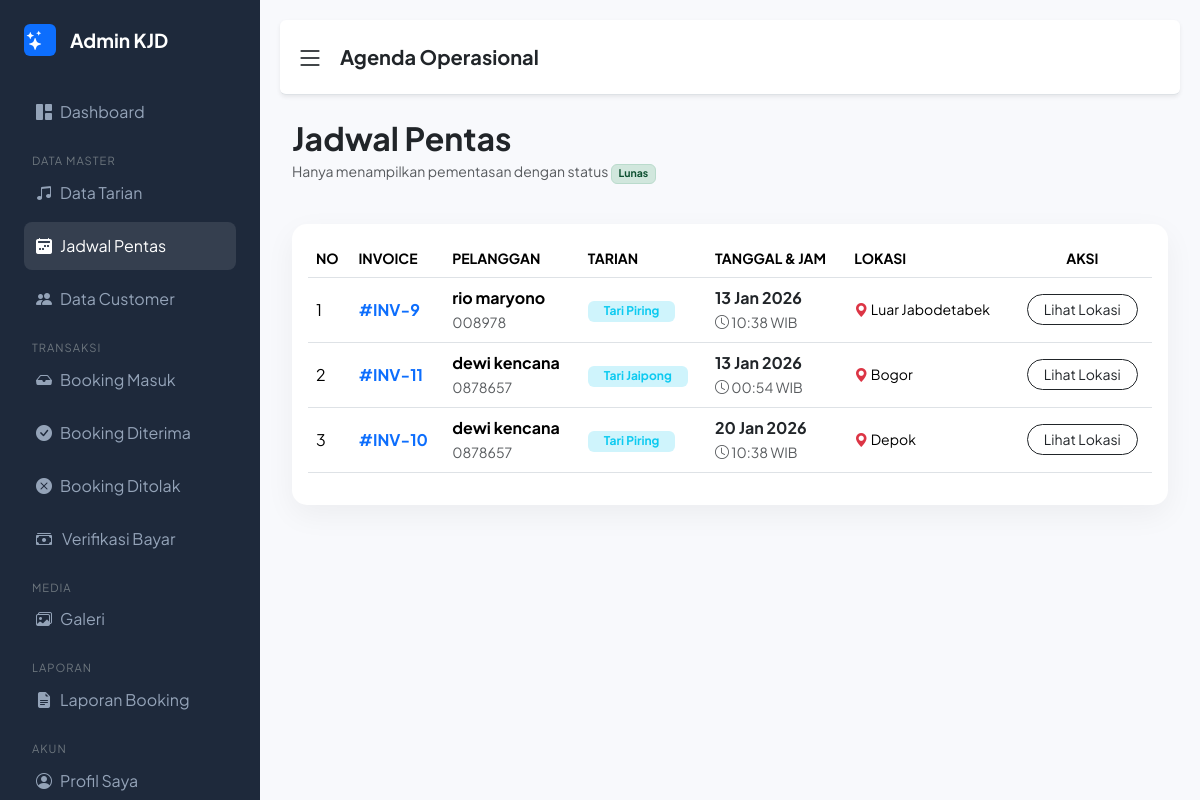
Screenshot of /admin/jadwal.php (signed in) with the database file from the repository.
### tables this page shows
CREATE TABLE `bookings` (
  `id` int NOT NULL,
  `user_id` int NOT NULL,
  `kategori_alamat` text,
  `kategori_daerah` varchar(100) DEFAULT NULL,
  `id_tarian` int NOT NULL,
  `jenis_acara` varchar(50) DEFAULT NULL,
  `tanggal_booking` date NOT NULL,
  `jam_mulai` time NOT NULL,
  `total_harga` int DEFAULT NULL,
  `durasi_jam` int DEFAULT '1',
  `jumlah_penari` int DEFAULT '1',
  `status` enum('pending','diterima','ditolak') DEFAULT 'pending',
  `catatan` text,
  `alasan_tolak` text,
  `created_at` timestamp NULL DEFAULT CURRENT_TIMESTAMP,
  `bukti_pembayaran` varchar(255) DEFAULT NULL,
  `status_bayar` enum('belum','menunggu verifikasi','lunas') DEFAULT 'belum'
);

CREATE TABLE `users` (
  `id` int NOT NULL,
  `nama_lengkap` varchar(100) DEFAULT NULL,
  `username` varchar(50) DEFAULT NULL,
  `password` varchar(255) NOT NULL,
  `no_telp` varchar(20) DEFAULT NULL,
  `level` enum('admin','customer') DEFAULT 'customer',
  `created_at` timestamp NULL DEFAULT CURRENT_TIMESTAMP
);

CREATE TABLE `tarian` (
  `id` int NOT NULL,
  `nama_tarian` varchar(100) NOT NULL,
  `asal_daerah` varchar(100) DEFAULT NULL,
  `harga_dasar` int DEFAULT NULL,
  `alamat` varchar(255) DEFAULT NULL,
  `deskripsi` text,
  `gambar` varchar(255) DEFAULT NULL,
  `minimal_penari` int DEFAULT '1'
);

### admin/jadwal.php (the view, shortened to what this page needs)
<?php
include "../config/koneksi.php";
$where_clause = "WHERE bookings.status = 'diterima' AND bookings.status_bayar = 'lunas'";
?>
<!DOCTYPE html>
<html lang="id">
<head>
    <link href="https://cdn.jsdelivr.net/npm/bootstrap@5.3.2/dist/css/bootstrap.min.css" rel="stylesheet">
    <link href="https://cdn.jsdelivr.net/npm/bootstrap-icons/font/bootstrap-icons.css" rel="stylesheet">
</head>
<body>
    <?php include "../partials/sidebar.php"; ?>
    <div class="main-content">
        <header class="bg-white p-3 border-bottom d-flex align-items-center mb-4 rounded shadow-sm">
            <i class="bi bi-list fs-3 me-3" style="cursor:pointer;" onclick="toggleSidebar()"></i>
            <h5 class="fw-bold mb-0">Agenda Operasional</h5>
        </header>
        <div class="container-fluid">
            <div class="d-flex justify-content-between align-items-center mb-4">
                <div>
                    <h2 class="fw-bold mb-1 text-dark">Jadwal Pentas</h2>
                    <p class="text-muted small">Hanya menampilkan pementasan dengan status <span class="badge badge-lunas">Lunas</span></p>
                </div>
            </div>
            <div class="card card-jadwal p-3">
                <div class="table-responsive">
                    <table class="table table-hover align-middle">
                        <thead class="bg-light">
                            <tr class="text-muted small">
                                <th>NO</th>
                                <th>INVOICE</th>
                                <th>PELANGGAN</th>
                                <th>TARIAN</th>
                                <th>TANGGAL & JAM</th>
                                <th>LOKASI</th>
                                <th class="text-center">AKSI</th>
                            </tr>
                        </thead>
                        <tbody>
                            <?php
                            $no = 1;
                            $sql = "SELECT bookings.*, users.nama_lengkap, users.no_telp, tarian.nama_tarian
                                    FROM bookings
                                    JOIN users ON bookings.user_id = users.id
                                    JOIN tarian ON bookings.id_tarian = tarian.id
                                    $where_clause
                                    ORDER BY bookings.tanggal_booking ASC";
                            $query = mysqli_query($koneksi, $sql);
                            if (mysqli_num_rows($query) > 0) {
                                while ($row = mysqli_fetch_assoc($query)) {
                                    $data_json = htmlspecialchars(json_encode($row), ENT_QUOTES, 'UTF-8');
                            ?>
                                    <tr>
                                        <td><?= $no++; ?></td>
                                        <td class="fw-bold text-primary">#INV-<?= $row['id']; ?></td>
                                        <td>
                                            <div class="fw-bold"><?= $row['nama_lengkap']; ?></div>
                                            <small class="text-muted"><?= $row['no_telp']; ?></small>
                                        </td>
                                        <td><span class="badge bg-info-subtle text-info px-3"><?= $row['nama_tarian']; ?></span></td>
                                        <td>
                                            <div class="fw-bold text-dark"><?= date('d M Y', strtotime($row['tanggal_booking'])); ?></div>
                                            <small class="text-muted"><i class="bi bi-clock"></i> <?= substr($row['jam_mulai'], 0, 5); ?> WIB</small>
                                        </td>
                                        <td>
                                            <small class="d-block text-truncate" style="max-width: 150px;">
                                                <i class="bi bi-geo-alt-fill text-danger"></i> <?= $row['kategori_daerah']; ?>
                                            </small>
                                        </td>
                                        <td class="text-center">
                                            <button class="btn btn-sm btn-outline-dark rounded-pill px-3" onclick='tampilDetail(<?= $data_json ?>)'>
                                                Lihat Lokasi
                                            </button>
                                        </td>
                                    </tr>
                            <?php
                                }
                            } else {
                                echo '<tr><td colspan="7" class="text-center py-5 text-muted">Belum ada jadwal pentas yang lunas hari ini.</td></tr>';
                            }
                            ?>
                        </tbody>
                    </table>
                </div>
            </div>
        </div>
    </div>
</body>
</html>

### admin/jadwal.php (style rules this page uses)
:root { --sidebar-dark: #1e293b; --primary: #4361ee; --success-green: #198754; }
body { font-family: 'Plus Jakarta Sans', sans-serif; background: #f8f9fc; margin: 0; overflow-x: hidden; }
.main-content { margin-left: 260px; padding: 20px; min-height: 100vh; transition: 0.3s; }
.card-jadwal { border: none; border-radius: 15px; box-shadow: 0 10px 30px rgba(0,0,0,0.05); }
.badge-lunas { background-color: #d1e7dd; color: #0f5132; border: 1px solid #badbcc; }

### rows the page displays
bookings: id "9", user.nama_lengkap "rio maryono", user.no_telp "008978", id_tarian.nama_tarian "Tari Piring", tanggal_booking "13 Jan 2026", jam_mulai "10:38", kategori_daerah "Luar Jabodetabek"
bookings: id "11", user.nama_lengkap "dewi kencana", user.no_telp "0878657", id_tarian.nama_tarian "Tari Jaipong", tanggal_booking "13 Jan 2026", jam_mulai "00:54", kategori_daerah "Bogor"
bookings: id "10", user.nama_lengkap "dewi kencana", user.no_telp "0878657", id_tarian.nama_tarian "Tari Piring", tanggal_booking "20 Jan 2026", jam_mulai "10:38", kategori_daerah "Depok"
